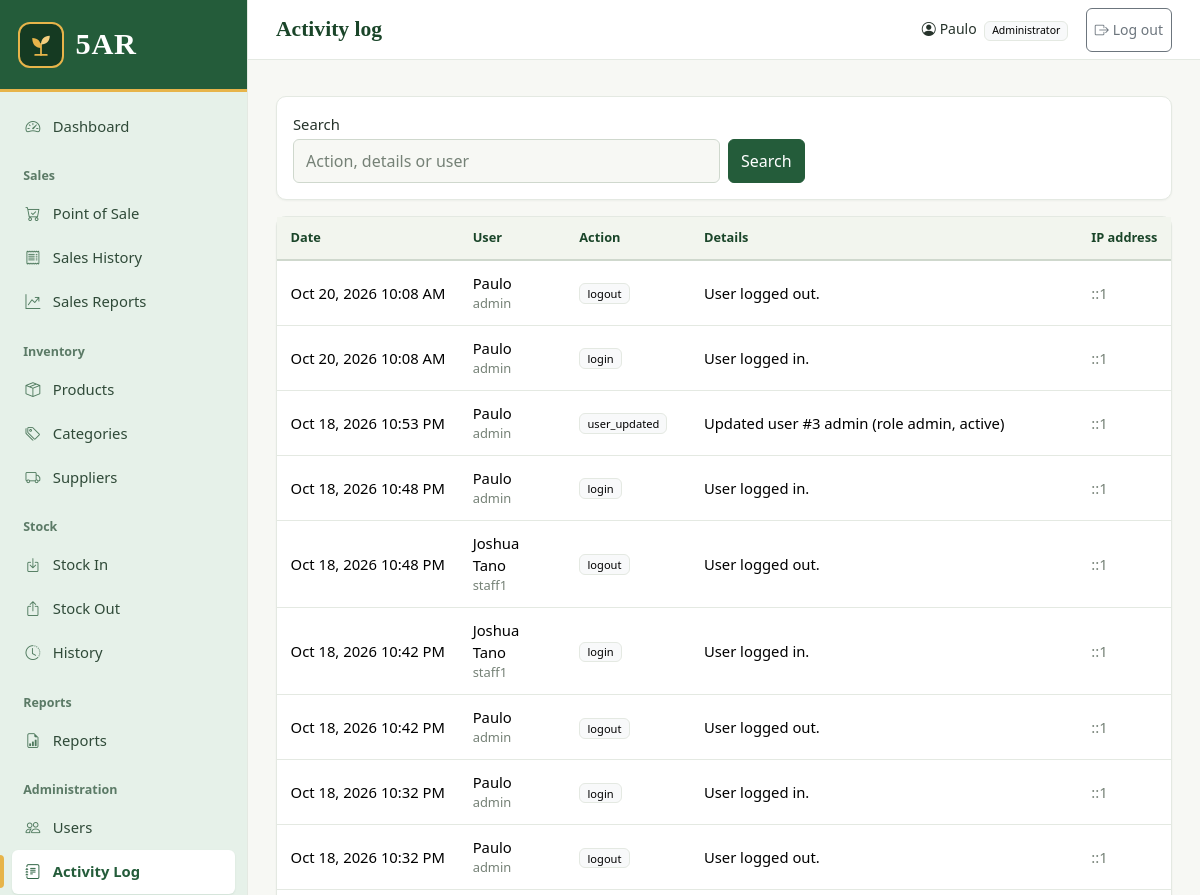
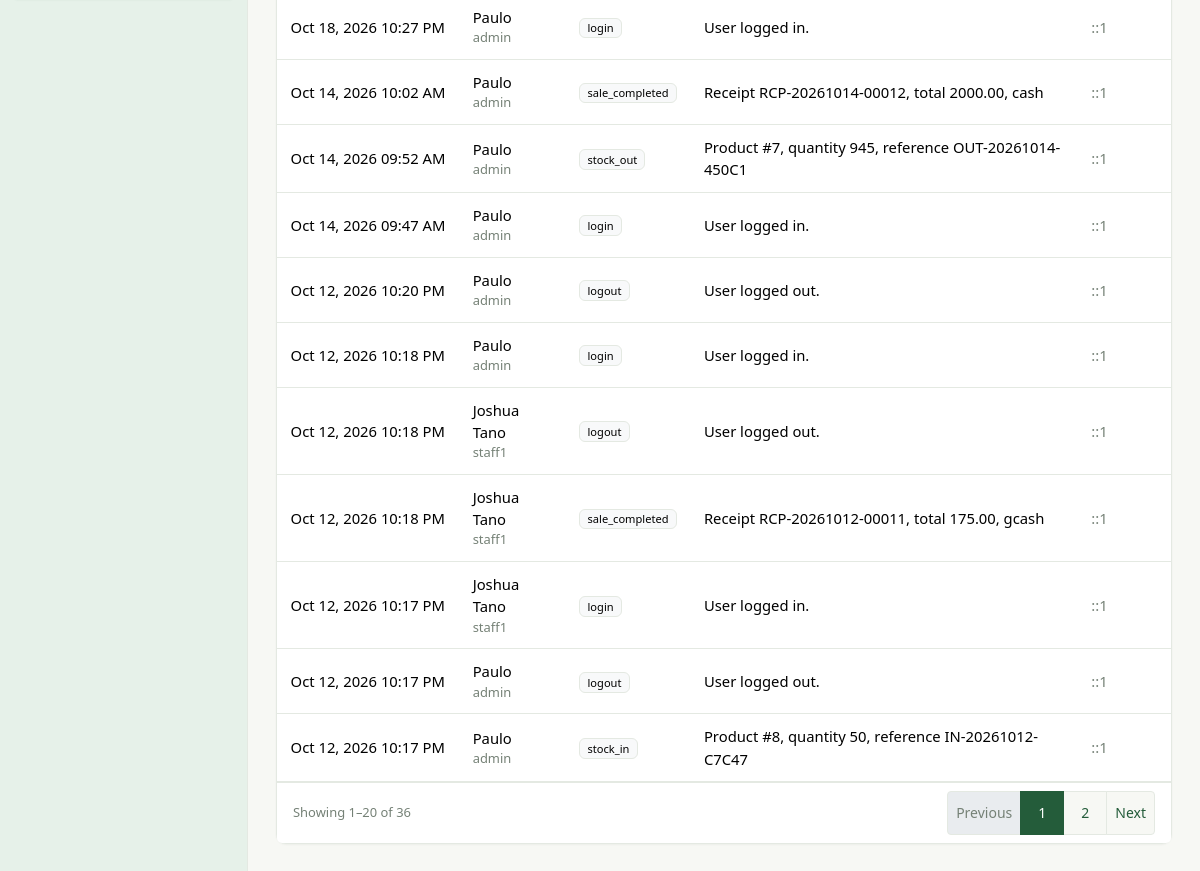
The page /users/logs.php (signed in) on the database its author committed (2 pictures, top to bottom).
### tables this page shows
CREATE TABLE `activity_logs` (
  `id` int(10) UNSIGNED NOT NULL,
  `user_id` int(10) UNSIGNED DEFAULT NULL,
  `action` varchar(50) NOT NULL,
  `details` varchar(500) NOT NULL DEFAULT '',
  `ip_address` varchar(45) DEFAULT NULL,
  `created_at` datetime NOT NULL DEFAULT current_timestamp()
);

CREATE TABLE `users` (
  `id` int(10) UNSIGNED NOT NULL,
  `full_name` varchar(100) NOT NULL,
  `username` varchar(30) NOT NULL,
  `password_hash` varchar(255) NOT NULL,
  `role` enum('admin','staff') NOT NULL DEFAULT 'staff',
  `is_active` tinyint(1) NOT NULL DEFAULT 1,
  `last_login` datetime DEFAULT NULL,
  `created_at` datetime NOT NULL DEFAULT current_timestamp()
);

### users/logs.php (the view, shortened to what this page needs)
<?php
require_once __DIR__ . '/../includes/auth.php';
$q = input('q', 'GET');
$where = '';
$types = '';
$params = [];
$total = (int) db_val($conn, "SELECT COUNT(*) FROM activity_logs l LEFT JOIN users u ON u.id = l.user_id $where", $types, $params);
$pg = paginate($total, 20, (int) ($_GET['page'] ?? 1));
$logs = db_all(
    $conn,
    "SELECT l.*, u.full_name, u.username
     FROM activity_logs l LEFT JOIN users u ON u.id = l.user_id
     $where
     ORDER BY l.created_at DESC, l.id DESC
     LIMIT ? OFFSET ?",
    $types . 'ii',
    array_merge($params, [$pg['per_page'], $pg['offset']])
);
include __DIR__ . '/../includes/header.php';
?>
<div class="card mb-3">
    <div class="card-body">
        <form method="get" class="row g-2 align-items-end">
            <div class="col-md-6">
                <label for="q" class="form-label">Search</label>
                <input type="search" class="form-control" id="q" name="q" value="<?= e($q) ?>" placeholder="Action, details or user">
            </div>
            <div class="col-md-3 d-flex gap-2">
                <button type="submit" class="btn btn-primary">Search</button>
            </div>
        </form>
    </div>
</div>
<div class="card">
    <?php if (!$logs): ?>
        <?= empty_state('journal-text', 'No activity found', $q !== '' ? 'Try a different search.' : 'Important actions will be recorded here.') ?>
    <?php else: ?>
        <div class="table-responsive">
            <table class="table table-hover align-middle mb-0">
                <thead><tr><th>Date</th><th>User</th><th>Action</th><th>Details</th><th>IP address</th></tr></thead>
                <tbody>
                <?php foreach ($logs as $l): ?>
                    <tr>
                        <td class="text-nowrap"><?= e(format_datetime($l['created_at'])) ?></td>
                        <td><?= e($l['full_name'] ?? 'System / unknown') ?><div class="small text-muted"><?= e($l['username'] ?? '') ?></div></td>
                        <td><span class="badge text-bg-light border"><?= e($l['action']) ?></span></td>
                        <td><?= e($l['details']) ?></td>
                        <td class="text-muted"><?= e($l['ip_address'] ?? '') ?></td>
                    </tr>
                <?php endforeach; ?>
                </tbody>
            </table>
        </div>
        <div class="card-footer d-flex flex-wrap justify-content-between align-items-center gap-2">
            <span class="text-muted small"><?= e(page_summary($pg)) ?></span>
            <?= render_pagination($pg) ?>
        </div>
    <?php endif; ?>
</div>
<?php include __DIR__ . '/../includes/footer.php'; ?>

### assets/css/style.css (style rules this page uses)
:root { --forest: #245c3a; --forest-dark: #1a4529; --forest-deep: #153a22; --leaf: #3d8b50; --leaf-dark: #2f7141; --gold: #e7b44a; --gold-dark: #b8872a; --gold-soft: #fbf1d8; --bg: #f7f8f4; --surface: #ffffff; --surface-alt: #f2f5ee; --border: #e4e9e2; --border-strong: #cfd8cd; --text: #26332b; --muted: #758176; --side-text: #cfe0d3; --side-muted: #8fae98; --success: #2f7141; --warning: #8a5d00; --danger: #a63d3d; --navy: var(--forest); --navy-dark: var(--forest-dark); --navy-text: var(--side-text); --navy-muted: var(--side-muted); --accent: var(--forest); --accent-dark: var(--forest-dark); --radius: 6px; --radius-lg: 10px; --shadow-sm: 0 1px 2px rgba(38, 51, 43, 0.05); --shadow-md: 0 6px 20px rgba(21, 58, 34, 0.22); --sidebar-width: 248px; --topbar-height: 60px; --touch: 2.75rem; --font-display: Georgia, "Iowan Old Style", "Palatino Linotype", serif; --bs-body-bg: var(--bg); --bs-body-color: var(--text); --bs-border-color: var(--border); --bs-secondary-color: var(--muted); --bs-primary-rgb: 36, 92, 58; --bs-success-rgb: 47, 113, 65; --bs-warning-rgb: 231, 180, 74; --bs-danger-rgb: 166, 61, 61; --bs-link-color-rgb: 36, 92, 58; --bs-success-bg-subtle: #e4f1e7; --bs-success-border-subtle: #b8d8c0; --bs-success-text-emphasis: #1f5230; --bs-warning-bg-subtle: #fbf1d8; --bs-warning-border-subtle: #f0d697; --bs-warning-text-emphasis: #7a5200; --bs-danger-bg-subtle: #f8e6e6; --bs-danger-border-subtle: #e6bcbc; --bs-danger-text-emphasis: #7d2d2d; --bs-info-bg-subtle: #e6f0ea; --bs-info-border-subtle: #c3d9ca; --bs-info-text-emphasis: #245c3a; }
*, *::before, *::after { box-sizing: border-box; }
html { -webkit-text-size-adjust: 100%; }
body { background: var(--bg); color: var(--text); font-family: "Segoe UI", system-ui, -apple-system, Roboto, "Helvetica Neue", Arial, sans-serif; font-size: 0.925rem; line-height: 1.5; }
.card { background: var(--surface); border: 1px solid var(--border); border-radius: var(--radius-lg); box-shadow: var(--shadow-sm); }
.card-body { padding: 1rem; }
.card-footer { background: var(--surface); border-top: 1px solid var(--border); }
.btn { min-height: var(--touch); border-radius: var(--radius); font-weight: 500; }
.btn-primary { --bs-btn-color: #fff; --bs-btn-bg: var(--forest); --bs-btn-border-color: var(--forest); --bs-btn-hover-color: #fff; --bs-btn-hover-bg: var(--forest-dark); --bs-btn-hover-border-color: var(--forest-dark); --bs-btn-active-color: #fff; --bs-btn-active-bg: var(--forest-deep); --bs-btn-active-border-color: var(--forest-deep); --bs-btn-disabled-bg: var(--forest); --bs-btn-disabled-border-color: var(--forest); --bs-btn-focus-shadow-rgb: 61, 139, 80; }
.form-control, .form-select, .form-control-sm, .form-select-sm { min-height: var(--touch); border-radius: var(--radius); border-color: var(--border-strong); font-size: 1rem; }
.form-label { font-weight: 500; margin-bottom: 0.25rem; }
.badge { font-weight: 500; border-radius: var(--radius); }
.table { --bs-table-bg: transparent; --bs-table-hover-bg: #f3f7f0; }
.table-responsive { -webkit-overflow-scrolling: touch; background: linear-gradient(to right, var(--surface) 30%, rgba(255, 255, 255, 0)) left center / 1.5rem 100% no-repeat local, linear-gradient(to left, var(--surface) 30%, rgba(255, 255, 255, 0)) right center / 1.5rem 100% no-repeat local, linear-gradient(to right, rgba(38, 51, 43, 0.16), rgba(38, 51, 43, 0)) left center / 0.5rem 100% no-repeat scroll, linear-gradient(to left, rgba(38, 51, 43, 0.16), rgba(38, 51, 43, 0)) right center / 0.5rem 100% no-repeat scroll; }
.table thead th { background: var(--surface-alt); color: var(--forest-dark); font-size: 0.8rem; font-weight: 600; border-bottom: 2px solid var(--border-strong); white-space: nowrap; }
.table td, .table th { padding: 0.7rem 0.85rem; }

### rows shown on the page
activity_logs: created_at "Oct 20, 2026 10:08 AM", user.full_name "Paulo", user.username "admin", action "logout", details "User logged out.", ip_address "::1"
activity_logs: created_at "Oct 20, 2026 10:08 AM", user.full_name "Paulo", user.username "admin", action "login", details "User logged in.", ip_address "::1"
activity_logs: created_at "Oct 18, 2026 10:53 PM", user.full_name "Paulo", user.username "admin", action "user_updated", details "Updated user #3 admin (role admin, active)", ip_address "::1"
activity_logs: created_at "Oct 18, 2026 10:48 PM", user.full_name "Paulo", user.username "admin", action "login", details "User logged in.", ip_address "::1"
activity_logs: created_at "Oct 18, 2026 10:48 PM", user.full_name "Joshua Tano", user.username "staff1", action "logout", details "User logged out.", ip_address "::1"
activity_logs: created_at "Oct 18, 2026 10:42 PM", user.full_name "Joshua Tano", user.username "staff1", action "login", details "User logged in.", ip_address "::1"
activity_logs: created_at "Oct 18, 2026 10:42 PM", user.full_name "Paulo", user.username "admin", action "logout", details "User logged out.", ip_address "::1"
activity_logs: created_at "Oct 18, 2026 10:32 PM", user.full_name "Paulo", user.username "admin", action "login", details "User logged in.", ip_address "::1"
activity_logs: created_at "Oct 18, 2026 10:32 PM", user.full_name "Paulo", user.username "admin", action "logout", details "User logged out.", ip_address "::1"
activity_logs: created_at "Oct 18, 2026 10:27 PM", user.full_name "Paulo", user.username "admin", action "login", details "User logged in.", ip_address "::1"
activity_logs: created_at "Oct 14, 2026 10:02 AM", user.full_name "Paulo", user.username "admin", action "sale_completed", details "Receipt RCP-20261014-00012, total 2000.00, cash", ip_address "::1"
activity_logs: created_at "Oct 14, 2026 09:52 AM", user.full_name "Paulo", user.username "admin", action "stock_out", details "Product #7, quantity 945, reference OUT-20261014-450C1", ip_address "::1"
activity_logs: created_at "Oct 14, 2026 09:47 AM", user.full_name "Paulo", user.username "admin", action "login", details "User logged in.", ip_address "::1"
activity_logs: created_at "Oct 12, 2026 10:20 PM", user.full_name "Paulo", user.username "admin", action "logout", details "User logged out.", ip_address "::1"
activity_logs: created_at "Oct 12, 2026 10:18 PM", user.full_name "Paulo", user.username "admin", action "login", details "User logged in.", ip_address "::1"
activity_logs: created_at "Oct 12, 2026 10:18 PM", user.full_name "Joshua Tano", user.username "staff1", action "logout", details "User logged out.", ip_address "::1"
activity_logs: created_at "Oct 12, 2026 10:18 PM", user.full_name "Joshua Tano", user.username "staff1", action "sale_completed", details "Receipt RCP-20261012-00011, total 175.00, gcash", ip_address "::1"
activity_logs: created_at "Oct 12, 2026 10:17 PM", user.full_name "Joshua Tano", user.username "staff1", action "login", details "User logged in.", ip_address "::1"
activity_logs: created_at "Oct 12, 2026 10:17 PM", user.full_name "Paulo", user.username "admin", action "logout", details "User logged out.", ip_address "::1"
activity_logs: created_at "Oct 12, 2026 10:17 PM", user.full_name "Paulo", user.username "admin", action "stock_in", details "Product #8, quantity 50, reference IN-20261012-C7C47", ip_address "::1"

### other values the page prints
BRAND_SHORT "5AR"
$label "Dashboard Point of Sale Sales History Sales Reports Products Categories Suppliers Stock In Stock Out History Reports Users Activity Log"
$_SESSION['full_name'] "Paulo"
page_summary($pg) "Showing 1–20 of 36"
